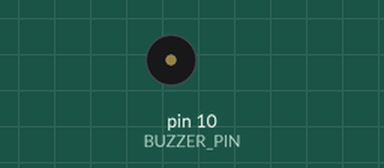
The sketch below on a simulated Arduino Uno, built with avr-gcc and run on an emulated ATmega328P. Shown: buzzer (waves = sounding). What the sketch prints to the serial monitor is not drawn.

Above: at 0.28 s.
At 4.22 s:
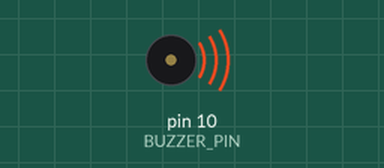
Timing chart, 0 to 7.6 s (numbered marks = the images above):
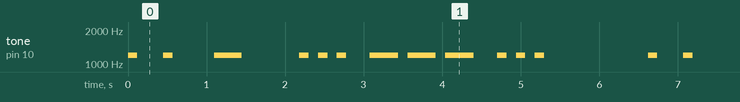

The sketch:

07_buzzer_beep.ino
```cpp
#include <Arduino.h>

// AlphaBot V2-Ar - Task 07: Buzzer Beep
// Buzzer pin: D10

const uint8_t BUZZER_PIN = 10;

void beep(uint16_t frequencyHz, uint16_t durationMs) {
  tone(BUZZER_PIN, frequencyHz, durationMs);
  delay(durationMs + 30);
  noTone(BUZZER_PIN);
}

void shortBeep() {
  beep(1200, 120);
}

void longBeep() {
  beep(1200, 350);
}

void playSOS() {
  const uint16_t dot = 120;
  const uint16_t dash = 360;
  const uint16_t gap = 120;

  for (uint8_t i = 0; i < 3; i++) {
    tone(BUZZER_PIN, 1200, dot);
    delay(dot + gap);
  }

  delay(180);

  for (uint8_t i = 0; i < 3; i++) {
    tone(BUZZER_PIN, 1200, dash);
    delay(dash + gap);
  }

  delay(180);

  for (uint8_t i = 0; i < 3; i++) {
    tone(BUZZER_PIN, 1200, dot);
    delay(dot + gap);
  }
}

void setup() {
  pinMode(BUZZER_PIN, OUTPUT);
  noTone(BUZZER_PIN);
  Serial.begin(9600);
  Serial.println(F("07_buzzer_beep ready"));
}

void loop() {
  shortBeep();
  delay(300);

  shortBeep();
  delay(500);

  longBeep();
  delay(700);

  playSOS();
  delay(1200);
}
```

oled_display.ino
```cpp

```

Measured:
- by itself, tone on pin 10 (BUZZER_PIN): plays 1200 Hz for 0.12 s, 1200 Hz for 0.12 s, 1200 Hz for 0.35 s, 1200 Hz for 0.12 s, 1200 Hz for 0.12 s, 1200 Hz for 0.12 s … (237 notes in this stretch)
